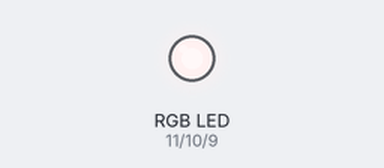
Recording of a sketch running on a simulated Arduino Uno, built with avr-gcc and run on an emulated ATmega328P. Parts: an RGB LED mixed from three pins (HIGH = lit).

Above: at 0.15 s.
At 4.95 s:
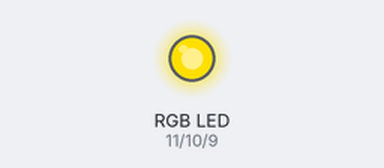
At 10.06 s:
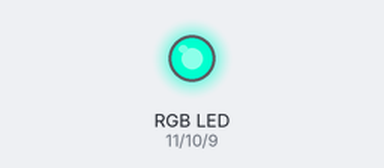
At 19.97 s:
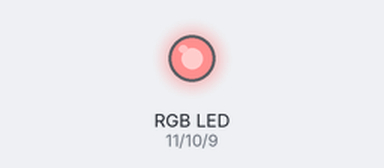
At 29.88 s:
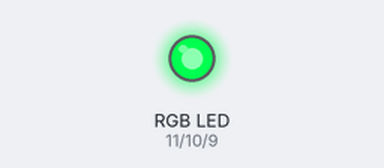
At 39.79 s:
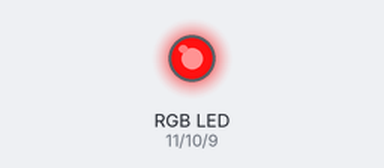
Timing chart, 0 to 40.0 s (numbered marks = the images above):
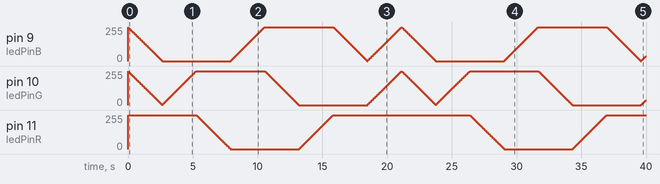

The sketch:

valentine_box_2014.ino
```cpp
const int ledPinB = 9; // Analog output pin that the Blue is attached to
const int ledPinG = 10; // Analog output pin that the Green is attached to
const int ledPinR = 11; // Analog output pin that the Red is attached to

byte FadeCount=0;
byte PauseCount=0;
byte FadeLength=10;

byte rgb_colors[3];
byte hue = 0;
byte saturation;
byte brightness=255;
int GB_Brightness;
int UL_brightness;

byte Mode=0;
byte ThisColorIndex=1;
byte ColorSetIndex=0;

//const byte DefaultR[] = { 0,   254, 0,   0,   0,   255, 255, 255, 255, 255, 255, 254, 254, 0,   0,   0,   254, 254, 255 , 255, 255, 0,   0,   255, 40, 0,   254, 0   };      //reserve 255 in arrays as end of relevant values in custom arrays
//const byte DefaultG[] = { 254, 254, 0,   0,   254, 255, 255, 255, 255, 255, 255, 0,   254, 254, 254, 0,   0,   0,   255 , 255, 255, 0,   0,   255, 40, 254, 254, 0   };
//const byte DefaultB[] = { 0,   254, 254, 0,   0,   255, 255, 255, 255, 255, 255, 0,   0,   0,   254, 254, 254, 0,   255 , 255, 255, 254, 254, 255, 40, 0,   254, 254 };
const byte DefaultR[] = { 254, 254, 254,   0,   0,   0, 254, 254, 254,   255 , 255, 255, 0,   0,   255, 40, 0,   254, 0   };      //reserve 255 in arrays as end of relevant values in custom arrays
const byte DefaultG[] = { 254,   0, 254, 254, 254,   0,   0,   0, 254,  255 , 255, 255, 0,   0,   255, 40, 254, 254, 0   };
const byte DefaultB[] = { 254,   0,   0,   0, 254, 254, 254,   0, 254,  255 , 255, 255, 254, 254, 255, 40, 0,   254, 254 };

boolean Mode4Pause = 0;
boolean CustomProg = 0;


///////////////////////part of getRGB function///////////////////////
const byte dim_curve[] = {
  0,   1,   1,   2,   2,   2,   2,   2,   2,   3,   3,   3,   3,   3,   3,   3,
  3,   3,   3,   3,   3,   3,   3,   4,   4,   4,   4,   4,   4,   4,   4,   4,
  4,   4,   4,   5,   5,   5,   5,   5,   5,   5,   5,   5,   5,   6,   6,   6,
  6,   6,   6,   6,   6,   7,   7,   7,   7,   7,   7,   7,   8,   8,   8,   8,
  8,   8,   9,   9,   9,   9,   9,   9,   10,  10,  10,  10,  10,  11,  11,  11,
  11,  11,  12,  12,  12,  12,  12,  13,  13,  13,  13,  14,  14,  14,  14,  15,
  15,  15,  16,  16,  16,  16,  17,  17,  17,  18,  18,  18,  19,  19,  19,  20,
  20,  20,  21,  21,  22,  22,  22,  23,  23,  24,  24,  25,  25,  25,  26,  26,
  27,  27,  28,  28,  29,  29,  30,  30,  31,  32,  32,  33,  33,  34,  35,  35,
  36,  36,  37,  38,  38,  39,  40,  40,  41,  42,  43,  43,  44,  45,  46,  47,
  48,  48,  49,  50,  51,  52,  53,  54,  55,  56,  57,  58,  59,  60,  61,  62,
  63,  64,  65,  66,  68,  69,  70,  71,  73,  74,  75,  76,  78,  79,  81,  82,
  83,  85,  86,  88,  90,  91,  93,  94,  96,  98,  99,  101, 103, 105, 107, 109,
  110, 112, 114, 116, 118, 121, 123, 125, 127, 129, 132, 134, 136, 139, 141, 144,
  146, 149, 151, 154, 157, 159, 162, 165, 168, 171, 174, 177, 180, 183, 186, 190,
  193, 196, 200, 203, 207, 211, 214, 218, 222, 226, 230, 234, 238, 242, 248, 255,
};

///////////////////////part of getRGB function///////////////////////


void setup() {
  // setup from http://forum.arduino.cc/index.php/topic,134754.0.html
  // For Attiny85
  // Author: Nick Gammon
  // Date: 29 November 2012
  pinMode (ledPinB, OUTPUT);  // pin 5  // OC0A
  pinMode (ledPinG, OUTPUT);  // pin 6  // OC0B
  pinMode (ledPinR, OUTPUT);  // pin 3  // OC1B
/*
  // Timer 0, A side
   TCCR0A = _BV (WGM00) | _BV (WGM01) | _BV (COM0A1); // fast PWM, clear OC0A on compare
   TCCR0B = _BV (CS00);           // fast PWM, top at 0xFF, no prescaler
   OCR0A = 6;                   // duty cycle (50%)

   // Timer 0, B side
   TCCR0A |= _BV (COM0B1);        // clear OC0B on compare
   OCR0B = 6;                    // duty cycle (25%)

   // Timer 1
   TCCR1 = _BV (CS10);           // no prescaler
   GTCCR = _BV (COM1B1) | _BV (PWM1B);  //  clear OC1B on compare
   OCR1B = 3;                   // duty cycle (25%)
   OCR1C = 127;                  // frequency
*/
}  // setup from http://forum.arduino.cc/index.php/topic,134754.0.html


void loop() {
  FadeCount++;
  if (FadeCount == 0) {
    ThisColorIndex++;
    FadeCount = 1;
    if (DefaultR[ThisColorIndex] == 255) {
      //ThisColorIndex = 1+10*ColorSetIndex;
      ThisColorIndex = 1;
    }
  }
  updateLEDs(DefaultR[ThisColorIndex-1], DefaultG[ThisColorIndex-1], DefaultB[ThisColorIndex-1], DefaultR[ThisColorIndex], DefaultG[ThisColorIndex], DefaultB[ThisColorIndex], FadeCount, FadeLength);
}

void updateLEDs(byte Red, byte Green, byte Blue, byte ToRed, byte ToGreen, byte ToBlue, byte UL_ThisStep, byte UL_DelayMS) {
//  UL_brightness = getBrightness();
  UL_brightness = 255;                    //BRYAN adjust this is too bright
  if (UL_ThisStep == 0) {
    Red = map(Red, 0, 255, 0, UL_brightness);
    Green = map(Green, 0, 255, 0, UL_brightness);
    Blue = map(Blue, 0, 255, 0, UL_brightness);
  }
  else {
    Red = map(UL_ThisStep, 0, 255, Red, ToRed);
    Green = map(UL_ThisStep, 0, 255, Green, ToGreen);
    Blue = map(UL_ThisStep, 0, 255, Blue, ToBlue);

    Red = map(Red, 0, 255, 0, UL_brightness);
    Green = map(Green, 0, 255, 0, UL_brightness);
    Blue = map(Blue, 0, 255, 0, UL_brightness);
  }

/* inverts output (properly)
  Red = map(Red, 0, 255, 255, 0);
  Green = map(Green, 0, 255, 255, 0);
  Blue = map(Blue, 0, 255, 255, 0);
*/
  analogWrite(ledPinR, Red);            // red value in index 0 of rgb_colors array
  analogWrite(ledPinG, Green);            // green value in index 1 of rgb_colors array
  analogWrite(ledPinB, Blue);            // blue value in index 2 of rgb_colors array
  delay(UL_DelayMS);
}


/////////////////////////getRGB function from http://www.kasperkamperman.com/blog/arduino/arduino-programming-hsb-to-rgb //////////////////////////////////////
void getRGB(byte hue, byte sat, byte val, byte colors[3]) {
  /* convert hue, saturation and brightness ( HSB/HSV ) to RGB
   The dim_curve is used only on brightness/value and on saturation (inverted).
   This looks the most natural.
   */
  //  val = dim_curve[val];
  sat = 255-dim_curve[255-sat];

  byte r;
  byte g;
  byte b;
  byte base;

  if (sat == 0) { // Acromatic color (gray). Hue doesn't mind.
    colors[0]=val;
    colors[1]=val;
    colors[2]=val;
  }
  else  {

    base = ((255 - sat) * val)>>8;

    switch(hue/60) {
    case 0:
      r = val;
      g = (((val-base)*hue)/60)+base;
      b = base;
      break;

    case 1:
      r = (((val-base)*(60-(hue%60)))/60)+base;
      g = val;
      b = base;
      break;

    case 2:
      r = base;
      g = val;
      b = (((val-base)*(hue%60))/60)+base;
      break;

    case 3:
      r = base;
      g = (((val-base)*(60-(hue%60)))/60)+base;
      b = val;
      break;

    case 4:
      r = (((val-base)*(hue%60))/60)+base;
      g = base;
      b = val;
      break;

    case 5:
      r = val;
      g = base;
      b = (((val-base)*(60-(hue%60)))/60)+base;
      break;
    }

    updateLEDs(r, g, b, 0, 0, 0, 0, 20);
    colors[0]=r;
    colors[1]=g;
    colors[2]=b;
  }
}
```
